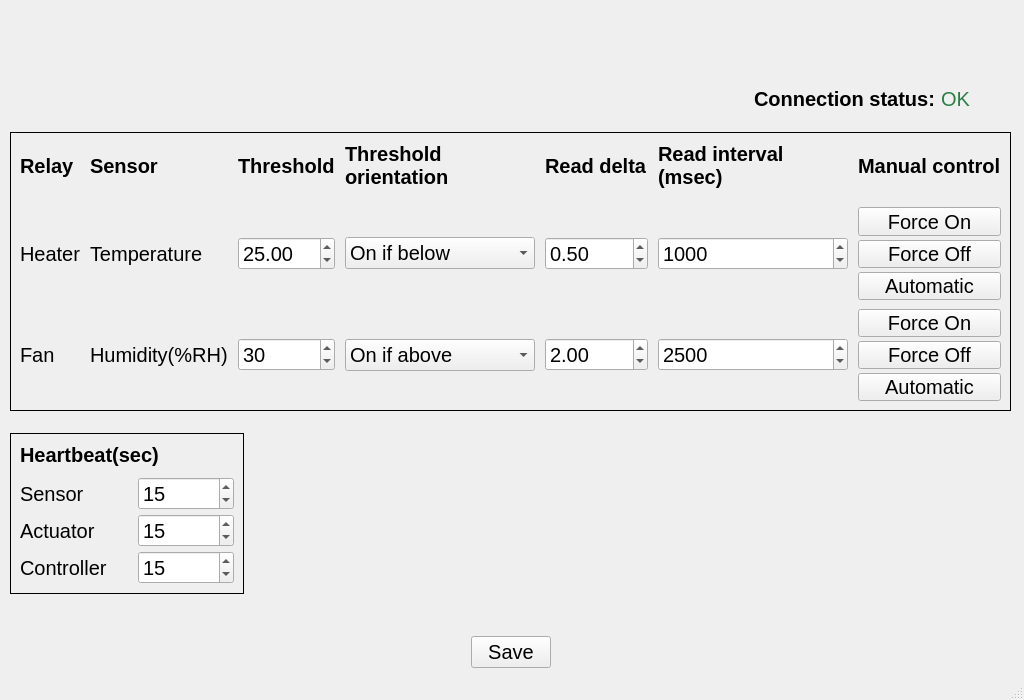
<?xml version="1.0" encoding="UTF-8"?>
<ui version="4.0">
 <class>AdminMainWindow</class>
 <widget class="QMainWindow" name="AdminMainWindow">
  <property name="geometry">
   <rect>
    <x>0</x>
    <y>0</y>
    <width>1024</width>
    <height>700</height>
   </rect>
  </property>
  <property name="font">
   <font>
    <pointsize>15</pointsize>
   </font>
  </property>
  <property name="windowTitle">
   <string>Flow Climate Control Admin</string>
  </property>
  <property name="windowIcon">
   <iconset resource="../common/ui/resource.qrc">
    <normaloff>:/images/icon.png</normaloff>:/images/icon.png</iconset>
  </property>
  <widget class="QWidget" name="centralwidget">
   <widget class="QLabel" name="screen_label">
    <property name="geometry">
     <rect>
      <x>0</x>
      <y>-2</y>
      <width>1024</width>
      <height>80</height>
     </rect>
    </property>
    <property name="minimumSize">
     <size>
      <width>0</width>
      <height>80</height>
     </size>
    </property>
    <property name="text">
     <string/>
    </property>
    <property name="pixmap">
     <pixmap resource="../common/ui/resource.qrc">:/images/banner.png</pixmap>
    </property>
   </widget>
   <widget class="QWidget" name="layoutWidget">
    <property name="geometry">
     <rect>
      <x>10</x>
      <y>87</y>
      <width>1001</width>
      <height>581</height>
     </rect>
    </property>
    <layout class="QVBoxLayout" name="verticalLayout_4">
     <item>
      <layout class="QHBoxLayout" name="horizontalLayout_3">
       <item>
        <spacer name="horizontalSpacer_4">
         <property name="orientation">
          <enum>Qt::Horizontal</enum>
         </property>
         <property name="sizeHint" stdset="0">
          <size>
           <width>40</width>
           <height>20</height>
          </size>
         </property>
        </spacer>
       </item>
       <item>
        <widget class="QLabel" name="connection_status_label">
         <property name="enabled">
          <bool>true</bool>
         </property>
         <property name="sizePolicy">
          <sizepolicy hsizetype="Fixed" vsizetype="Preferred">
           <horstretch>0</horstretch>
           <verstretch>0</verstretch>
          </sizepolicy>
         </property>
         <property name="minimumSize">
          <size>
           <width>0</width>
           <height>22</height>
          </size>
         </property>
         <property name="font">
          <font>
           <weight>75</weight>
           <bold>true</bold>
          </font>
         </property>
         <property name="text">
          <string>Connection status:</string>
         </property>
         <property name="alignment">
          <set>Qt::AlignLeading|Qt::AlignLeft|Qt::AlignVCenter</set>
         </property>
        </widget>
       </item>
       <item>
        <widget class="QLabel" name="connection_status">
         <property name="enabled">
          <bool>true</bool>
         </property>
         <property name="maximumSize">
          <size>
           <width>16777215</width>
           <height>16777215</height>
          </size>
         </property>
         <property name="font">
          <font>
           <pointsize>15</pointsize>
          </font>
         </property>
         <property name="styleSheet">
          <string notr="true">color: rgb(42, 126, 70);</string>
         </property>
         <property name="text">
          <string>OK</string>
         </property>
         <property name="scaledContents">
          <bool>true</bool>
         </property>
        </widget>
       </item>
       <item>
        <spacer name="horizontalSpacer_5">
         <property name="orientation">
          <enum>Qt::Horizontal</enum>
         </property>
         <property name="sizeType">
          <enum>QSizePolicy::Fixed</enum>
         </property>
         <property name="sizeHint" stdset="0">
          <size>
           <width>40</width>
           <height>20</height>
          </size>
         </property>
        </spacer>
       </item>
      </layout>
     </item>
     <item>
      <spacer name="verticalSpacer_3">
       <property name="orientation">
        <enum>Qt::Vertical</enum>
       </property>
       <property name="sizeHint" stdset="0">
        <size>
         <width>20</width>
         <height>16</height>
        </size>
       </property>
      </spacer>
     </item>
     <item>
      <widget class="QFrame" name="frame">
       <property name="frameShape">
        <enum>QFrame::Box</enum>
       </property>
       <layout class="QGridLayout" name="gridLayout" columnstretch="0,0,0,0,0,0,0">
        <property name="leftMargin">
         <number>9</number>
        </property>
        <property name="horizontalSpacing">
         <number>10</number>
        </property>
        <property name="verticalSpacing">
         <number>9</number>
        </property>
        <item row="3" column="5">
         <widget class="QSpinBox" name="humidity_read_interval">
          <property name="enabled">
           <bool>true</bool>
          </property>
          <property name="sizePolicy">
           <sizepolicy hsizetype="Preferred" vsizetype="Fixed">
            <horstretch>0</horstretch>
            <verstretch>0</verstretch>
           </sizepolicy>
          </property>
          <property name="minimumSize">
           <size>
            <width>0</width>
            <height>22</height>
           </size>
          </property>
          <property name="minimum">
           <number>100</number>
          </property>
          <property name="maximum">
           <number>100000</number>
          </property>
          <property name="singleStep">
           <number>100</number>
          </property>
          <property name="value">
           <number>2500</number>
          </property>
         </widget>
        </item>
        <item row="0" column="1">
         <widget class="QLabel" name="sensor_label">
          <property name="enabled">
           <bool>true</bool>
          </property>
          <property name="sizePolicy">
           <sizepolicy hsizetype="Fixed" vsizetype="Preferred">
            <horstretch>0</horstretch>
            <verstretch>0</verstretch>
           </sizepolicy>
          </property>
          <property name="minimumSize">
           <size>
            <width>0</width>
            <height>22</height>
           </size>
          </property>
          <property name="font">
           <font>
            <weight>75</weight>
            <bold>true</bold>
           </font>
          </property>
          <property name="text">
           <string>Sensor</string>
          </property>
          <property name="alignment">
           <set>Qt::AlignLeading|Qt::AlignLeft|Qt::AlignVCenter</set>
          </property>
         </widget>
        </item>
        <item row="0" column="4">
         <widget class="QLabel" name="read_delta_label">
          <property name="enabled">
           <bool>true</bool>
          </property>
          <property name="sizePolicy">
           <sizepolicy hsizetype="Fixed" vsizetype="Preferred">
            <horstretch>0</horstretch>
            <verstretch>0</verstretch>
           </sizepolicy>
          </property>
          <property name="minimumSize">
           <size>
            <width>0</width>
            <height>22</height>
           </size>
          </property>
          <property name="font">
           <font>
            <weight>75</weight>
            <bold>true</bold>
           </font>
          </property>
          <property name="text">
           <string>Read delta</string>
          </property>
          <property name="alignment">
           <set>Qt::AlignLeading|Qt::AlignLeft|Qt::AlignVCenter</set>
          </property>
          <property name="wordWrap">
           <bool>false</bool>
          </property>
         </widget>
        </item>
        <item row="2" column="4">
         <widget class="QDoubleSpinBox" name="temperature_read_delta">
          <property name="enabled">
           <bool>true</bool>
          </property>
          <property name="sizePolicy">
           <sizepolicy hsizetype="Preferred" vsizetype="Fixed">
            <horstretch>0</horstretch>
            <verstretch>0</verstretch>
           </sizepolicy>
          </property>
          <property name="minimumSize">
           <size>
            <width>0</width>
            <height>22</height>
           </size>
          </property>
          <property name="singleStep">
           <double>0.500000000000000</double>
          </property>
          <property name="value">
           <double>0.500000000000000</double>
          </property>
         </widget>
        </item>
        <item row="0" column="2">
         <widget class="QLabel" name="threshold_label">
          <property name="enabled">
           <bool>true</bool>
          </property>
          <property name="sizePolicy">
           <sizepolicy hsizetype="Fixed" vsizetype="Preferred">
            <horstretch>0</horstretch>
            <verstretch>0</verstretch>
           </sizepolicy>
          </property>
          <property name="minimumSize">
           <size>
            <width>0</width>
            <height>22</height>
           </size>
          </property>
          <property name="font">
           <font>
            <weight>75</weight>
            <bold>true</bold>
           </font>
          </property>
          <property name="text">
           <string>Threshold</string>
          </property>
          <property name="alignment">
           <set>Qt::AlignLeading|Qt::AlignLeft|Qt::AlignVCenter</set>
          </property>
          <property name="wordWrap">
           <bool>false</bool>
          </property>
         </widget>
        </item>
        <item row="2" column="1">
         <widget class="QLabel" name="temperature_label">
          <property name="enabled">
           <bool>true</bool>
          </property>
          <property name="maximumSize">
           <size>
            <width>16777215</width>
            <height>16777215</height>
           </size>
          </property>
          <property name="mouseTracking">
           <bool>true</bool>
          </property>
          <property name="text">
           <string>Temperature</string>
          </property>
          <property name="wordWrap">
           <bool>true</bool>
          </property>
         </widget>
        </item>
        <item row="2" column="6">
         <layout class="QVBoxLayout" name="verticalLayout">
          <property name="spacing">
           <number>4</number>
          </property>
          <item>
           <widget class="QPushButton" name="heater_on_btn">
            <property name="text">
             <string>Force On</string>
            </property>
            <property name="iconSize">
             <size>
              <width>16</width>
              <height>16</height>
             </size>
            </property>
           </widget>
          </item>
          <item>
           <widget class="QPushButton" name="heater_off_btn">
            <property name="text">
             <string>Force Off</string>
            </property>
           </widget>
          </item>
          <item>
           <widget class="QPushButton" name="heater_automatic_btn">
            <property name="text">
             <string>Automatic</string>
            </property>
           </widget>
          </item>
         </layout>
        </item>
        <item row="0" column="6">
         <widget class="QLabel" name="manual_control_label">
          <property name="enabled">
           <bool>true</bool>
          </property>
          <property name="sizePolicy">
           <sizepolicy hsizetype="Fixed" vsizetype="Preferred">
            <horstretch>0</horstretch>
            <verstretch>0</verstretch>
           </sizepolicy>
          </property>
          <property name="minimumSize">
           <size>
            <width>0</width>
            <height>22</height>
           </size>
          </property>
          <property name="font">
           <font>
            <weight>75</weight>
            <bold>true</bold>
           </font>
          </property>
          <property name="text">
           <string>Manual control</string>
          </property>
          <property name="alignment">
           <set>Qt::AlignLeading|Qt::AlignLeft|Qt::AlignVCenter</set>
          </property>
         </widget>
        </item>
        <item row="2" column="2">
         <widget class="QDoubleSpinBox" name="temperature_threshold">
          <property name="enabled">
           <bool>true</bool>
          </property>
          <property name="sizePolicy">
           <sizepolicy hsizetype="Preferred" vsizetype="Fixed">
            <horstretch>0</horstretch>
            <verstretch>0</verstretch>
           </sizepolicy>
          </property>
          <property name="minimumSize">
           <size>
            <width>0</width>
            <height>22</height>
           </size>
          </property>
          <property name="value">
           <double>25.000000000000000</double>
          </property>
         </widget>
        </item>
        <item row="3" column="4">
         <widget class="QDoubleSpinBox" name="humidity_read_delta">
          <property name="enabled">
           <bool>true</bool>
          </property>
          <property name="sizePolicy">
           <sizepolicy hsizetype="Preferred" vsizetype="Fixed">
            <horstretch>0</horstretch>
            <verstretch>0</verstretch>
           </sizepolicy>
          </property>
          <property name="minimumSize">
           <size>
            <width>0</width>
            <height>22</height>
           </size>
          </property>
          <property name="singleStep">
           <double>0.500000000000000</double>
          </property>
          <property name="value">
           <double>2.000000000000000</double>
          </property>
         </widget>
        </item>
        <item row="3" column="1">
         <widget class="QLabel" name="humidity_label">
          <property name="enabled">
           <bool>true</bool>
          </property>
          <property name="maximumSize">
           <size>
            <width>16777215</width>
            <height>16777215</height>
           </size>
          </property>
          <property name="text">
           <string>Humidity(%RH)</string>
          </property>
         </widget>
        </item>
        <item row="3" column="6">
         <layout class="QVBoxLayout" name="verticalLayout_3">
          <property name="spacing">
           <number>4</number>
          </property>
          <item>
           <widget class="QPushButton" name="fan_on_btn">
            <property name="text">
             <string>Force On</string>
            </property>
           </widget>
          </item>
          <item>
           <widget class="QPushButton" name="fan_off_btn">
            <property name="text">
             <string>Force Off</string>
            </property>
           </widget>
          </item>
          <item>
           <widget class="QPushButton" name="fan_automatic_btn">
            <property name="text">
             <string>Automatic</string>
            </property>
           </widget>
          </item>
         </layout>
        </item>
        <item row="3" column="2">
         <widget class="QSpinBox" name="humidity_threshold">
          <property name="enabled">
           <bool>true</bool>
          </property>
          <property name="sizePolicy">
           <sizepolicy hsizetype="Preferred" vsizetype="Fixed">
            <horstretch>0</horstretch>
            <verstretch>0</verstretch>
           </sizepolicy>
          </property>
          <property name="minimumSize">
           <size>
            <width>0</width>
            <height>22</height>
           </size>
          </property>
          <property name="value">
           <number>30</number>
          </property>
         </widget>
        </item>
        <item row="2" column="5">
         <widget class="QSpinBox" name="temperature_read_interval">
          <property name="enabled">
           <bool>true</bool>
          </property>
          <property name="sizePolicy">
           <sizepolicy hsizetype="Preferred" vsizetype="Fixed">
            <horstretch>0</horstretch>
            <verstretch>0</verstretch>
           </sizepolicy>
          </property>
          <property name="minimumSize">
           <size>
            <width>0</width>
            <height>22</height>
           </size>
          </property>
          <property name="minimum">
           <number>100</number>
          </property>
          <property name="maximum">
           <number>100000</number>
          </property>
          <property name="singleStep">
           <number>100</number>
          </property>
          <property name="value">
           <number>1000</number>
          </property>
         </widget>
        </item>
        <item row="2" column="3">
         <widget class="QComboBox" name="temperature_orientation">
          <property name="mouseTracking">
           <bool>true</bool>
          </property>
          <property name="focusPolicy">
           <enum>Qt::WheelFocus</enum>
          </property>
          <property name="editable">
           <bool>false</bool>
          </property>
          <property name="currentIndex">
           <number>1</number>
          </property>
          <property name="maxVisibleItems">
           <number>10</number>
          </property>
          <property name="insertPolicy">
           <enum>QComboBox::NoInsert</enum>
          </property>
          <property name="sizeAdjustPolicy">
           <enum>QComboBox::AdjustToMinimumContentsLength</enum>
          </property>
          <property name="minimumContentsLength">
           <number>10</number>
          </property>
          <item>
           <property name="text">
            <string>On if above</string>
           </property>
          </item>
          <item>
           <property name="text">
            <string>On if below</string>
           </property>
          </item>
         </widget>
        </item>
        <item row="3" column="3">
         <widget class="QComboBox" name="humidity_orientation">
          <property name="mouseTracking">
           <bool>true</bool>
          </property>
          <property name="editable">
           <bool>false</bool>
          </property>
          <property name="currentIndex">
           <number>0</number>
          </property>
          <property name="maxVisibleItems">
           <number>10</number>
          </property>
          <property name="insertPolicy">
           <enum>QComboBox::NoInsert</enum>
          </property>
          <property name="sizeAdjustPolicy">
           <enum>QComboBox::AdjustToMinimumContentsLength</enum>
          </property>
          <property name="minimumContentsLength">
           <number>10</number>
          </property>
          <item>
           <property name="text">
            <string>On if above</string>
           </property>
          </item>
          <item>
           <property name="text">
            <string>On if below</string>
           </property>
          </item>
         </widget>
        </item>
        <item row="0" column="3">
         <widget class="QLabel" name="threshold_orientation_label">
          <property name="enabled">
           <bool>true</bool>
          </property>
          <property name="sizePolicy">
           <sizepolicy hsizetype="Fixed" vsizetype="Preferred">
            <horstretch>0</horstretch>
            <verstretch>0</verstretch>
           </sizepolicy>
          </property>
          <property name="minimumSize">
           <size>
            <width>0</width>
            <height>22</height>
           </size>
          </property>
          <property name="font">
           <font>
            <weight>75</weight>
            <bold>true</bold>
           </font>
          </property>
          <property name="text">
           <string>Threshold orientation</string>
          </property>
          <property name="alignment">
           <set>Qt::AlignLeading|Qt::AlignLeft|Qt::AlignVCenter</set>
          </property>
          <property name="wordWrap">
           <bool>true</bool>
          </property>
         </widget>
        </item>
        <item row="0" column="0">
         <widget class="QLabel" name="relay_label">
          <property name="enabled">
           <bool>true</bool>
          </property>
          <property name="sizePolicy">
           <sizepolicy hsizetype="Fixed" vsizetype="Preferred">
            <horstretch>0</horstretch>
            <verstretch>0</verstretch>
           </sizepolicy>
          </property>
          <property name="minimumSize">
           <size>
            <width>0</width>
            <height>0</height>
           </size>
          </property>
          <property name="font">
           <font>
            <weight>75</weight>
            <bold>true</bold>
           </font>
          </property>
          <property name="text">
           <string>Relay</string>
          </property>
          <property name="scaledContents">
           <bool>false</bool>
          </property>
          <property name="alignment">
           <set>Qt::AlignLeading|Qt::AlignLeft|Qt::AlignVCenter</set>
          </property>
          <property name="wordWrap">
           <bool>false</bool>
          </property>
         </widget>
        </item>
        <item row="2" column="0">
         <widget class="QLabel" name="heater_label">
          <property name="enabled">
           <bool>true</bool>
          </property>
          <property name="sizePolicy">
           <sizepolicy hsizetype="Preferred" vsizetype="Preferred">
            <horstretch>0</horstretch>
            <verstretch>0</verstretch>
           </sizepolicy>
          </property>
          <property name="maximumSize">
           <size>
            <width>16777215</width>
            <height>16777215</height>
           </size>
          </property>
          <property name="text">
           <string>Heater</string>
          </property>
          <property name="scaledContents">
           <bool>true</bool>
          </property>
         </widget>
        </item>
        <item row="3" column="0">
         <widget class="QLabel" name="fan_label">
          <property name="enabled">
           <bool>true</bool>
          </property>
          <property name="sizePolicy">
           <sizepolicy hsizetype="Preferred" vsizetype="Preferred">
            <horstretch>0</horstretch>
            <verstretch>0</verstretch>
           </sizepolicy>
          </property>
          <property name="maximumSize">
           <size>
            <width>16777215</width>
            <height>16777215</height>
           </size>
          </property>
          <property name="text">
           <string>Fan</string>
          </property>
          <property name="scaledContents">
           <bool>true</bool>
          </property>
         </widget>
        </item>
        <item row="0" column="5" rowspan="2">
         <widget class="QLabel" name="read_interval_label">
          <property name="enabled">
           <bool>true</bool>
          </property>
          <property name="sizePolicy">
           <sizepolicy hsizetype="Fixed" vsizetype="Preferred">
            <horstretch>0</horstretch>
            <verstretch>0</verstretch>
           </sizepolicy>
          </property>
          <property name="minimumSize">
           <size>
            <width>0</width>
            <height>22</height>
           </size>
          </property>
          <property name="font">
           <font>
            <weight>75</weight>
            <bold>true</bold>
           </font>
          </property>
          <property name="autoFillBackground">
           <bool>false</bool>
          </property>
          <property name="text">
           <string>Read interval (msec)</string>
          </property>
          <property name="alignment">
           <set>Qt::AlignLeading|Qt::AlignLeft|Qt::AlignTop</set>
          </property>
          <property name="wordWrap">
           <bool>true</bool>
          </property>
         </widget>
        </item>
       </layout>
      </widget>
     </item>
     <item>
      <spacer name="verticalSpacer">
       <property name="orientation">
        <enum>Qt::Vertical</enum>
       </property>
       <property name="sizeHint" stdset="0">
        <size>
         <width>20</width>
         <height>16</height>
        </size>
       </property>
      </spacer>
     </item>
     <item>
      <layout class="QHBoxLayout" name="horizontalLayout_2">
       <item>
        <widget class="QFrame" name="frame">
         <property name="frameShape">
          <enum>QFrame::Box</enum>
         </property>
         <layout class="QVBoxLayout" name="verticalLayout_2">
          <property name="spacing">
           <number>11</number>
          </property>
          <item>
           <widget class="QLabel" name="heartbeat_label">
            <property name="enabled">
             <bool>true</bool>
            </property>
            <property name="minimumSize">
             <size>
              <width>0</width>
              <height>22</height>
             </size>
            </property>
            <property name="font">
             <font>
              <weight>75</weight>
              <bold>true</bold>
             </font>
            </property>
            <property name="text">
             <string>Heartbeat(sec)</string>
            </property>
            <property name="alignment">
             <set>Qt::AlignLeading|Qt::AlignLeft|Qt::AlignVCenter</set>
            </property>
           </widget>
          </item>
          <item>
           <layout class="QGridLayout" name="gridLayout_2">
            <property name="horizontalSpacing">
             <number>31</number>
            </property>
            <property name="verticalSpacing">
             <number>4</number>
            </property>
            <item row="0" column="0">
             <widget class="QLabel" name="sensor_heartbeat_label">
              <property name="enabled">
               <bool>true</bool>
              </property>
              <property name="minimumSize">
               <size>
                <width>0</width>
                <height>22</height>
               </size>
              </property>
              <property name="font">
               <font>
                <weight>50</weight>
                <bold>false</bold>
               </font>
              </property>
              <property name="text">
               <string>Sensor</string>
              </property>
              <property name="alignment">
               <set>Qt::AlignLeading|Qt::AlignLeft|Qt::AlignVCenter</set>
              </property>
             </widget>
            </item>
            <item row="0" column="1">
             <widget class="QSpinBox" name="sensor_heartbeat">
              <property name="enabled">
               <bool>true</bool>
              </property>
              <property name="sizePolicy">
               <sizepolicy hsizetype="Preferred" vsizetype="Fixed">
                <horstretch>0</horstretch>
                <verstretch>0</verstretch>
               </sizepolicy>
              </property>
              <property name="minimumSize">
               <size>
                <width>0</width>
                <height>22</height>
               </size>
              </property>
              <property name="minimum">
               <number>1</number>
              </property>
              <property name="maximum">
               <number>100000</number>
              </property>
              <property name="singleStep">
               <number>1</number>
              </property>
              <property name="value">
               <number>15</number>
              </property>
             </widget>
            </item>
            <item row="1" column="0">
             <widget class="QLabel" name="actuator_heartbeat_label">
              <property name="enabled">
               <bool>true</bool>
              </property>
              <property name="minimumSize">
               <size>
                <width>0</width>
                <height>22</height>
               </size>
              </property>
              <property name="font">
               <font>
                <weight>50</weight>
                <bold>false</bold>
               </font>
              </property>
              <property name="text">
               <string>Actuator</string>
              </property>
              <property name="alignment">
               <set>Qt::AlignLeading|Qt::AlignLeft|Qt::AlignVCenter</set>
              </property>
             </widget>
            </item>
            <item row="1" column="1">
             <widget class="QSpinBox" name="actuator_heartbeat">
              <property name="enabled">
               <bool>true</bool>
              </property>
              <property name="sizePolicy">
               <sizepolicy hsizetype="Preferred" vsizetype="Fixed">
                <horstretch>0</horstretch>
                <verstretch>0</verstretch>
               </sizepolicy>
              </property>
              <property name="minimumSize">
               <size>
                <width>0</width>
                <height>22</height>
               </size>
              </property>
              <property name="maximum">
               <number>100000</number>
              </property>
              <property name="singleStep">
               <number>1</number>
              </property>
              <property name="value">
               <number>15</number>
              </property>
             </widget>
            </item>
            <item row="2" column="0">
             <widget class="QLabel" name="controller_heartbeat_label">
              <property name="enabled">
               <bool>true</bool>
              </property>
              <property name="minimumSize">
               <size>
                <width>0</width>
                <height>22</height>
               </size>
              </property>
              <property name="font">
               <font>
                <weight>50</weight>
                <bold>false</bold>
               </font>
              </property>
              <property name="text">
               <string>Controller</string>
              </property>
              <property name="alignment">
               <set>Qt::AlignLeading|Qt::AlignLeft|Qt::AlignVCenter</set>
              </property>
             </widget>
            </item>
            <item row="2" column="1">
             <widget class="QSpinBox" name="controller_heartbeat">
              <property name="enabled">
               <bool>true</bool>
              </property>
              <property name="sizePolicy">
               <sizepolicy hsizetype="Preferred" vsizetype="Fixed">
                <horstretch>0</horstretch>
                <verstretch>0</verstretch>
               </sizepolicy>
              </property>
              <property name="minimumSize">
               <size>
                <width>0</width>
                <height>22</height>
               </size>
              </property>
              <property name="maximum">
               <number>100000</number>
              </property>
              <property name="singleStep">
               <number>1</number>
              </property>
              <property name="value">
               <number>15</number>
              </property>
             </widget>
            </item>
           </layout>
          </item>
         </layout>
        </widget>
       </item>
       <item>
        <spacer name="horizontalSpacer_3">
         <property name="orientation">
          <enum>Qt::Horizontal</enum>
         </property>
         <property name="sizeHint" stdset="0">
          <size>
           <width>40</width>
           <height>20</height>
          </size>
         </property>
        </spacer>
       </item>
      </layout>
     </item>
     <item>
      <spacer name="verticalSpacer_2">
       <property name="orientation">
        <enum>Qt::Vertical</enum>
       </property>
       <property name="sizeHint" stdset="0">
        <size>
         <width>20</width>
         <height>36</height>
        </size>
       </property>
      </spacer>
     </item>
     <item>
      <layout class="QHBoxLayout" name="horizontalLayout">
       <item>
        <spacer name="horizontalSpacer">
         <property name="orientation">
          <enum>Qt::Horizontal</enum>
         </property>
         <property name="sizeHint" stdset="0">
          <size>
           <width>40</width>
           <height>20</height>
          </size>
         </property>
        </spacer>
       </item>
       <item>
        <widget class="QPushButton" name="save_settings_btn">
         <property name="enabled">
          <bool>true</bool>
         </property>
         <property name="maximumSize">
          <size>
           <width>100</width>
           <height>16777215</height>
          </size>
         </property>
         <property name="text">
          <string>Save</string>
         </property>
        </widget>
       </item>
       <item>
        <spacer name="horizontalSpacer_2">
         <property name="orientation">
          <enum>Qt::Horizontal</enum>
         </property>
         <property name="sizeHint" stdset="0">
          <size>
           <width>40</width>
           <height>20</height>
          </size>
         </property>
        </spacer>
       </item>
      </layout>
     </item>
    </layout>
   </widget>
  </widget>
  <widget class="QStatusBar" name="statusbar"/>
 </widget>
 <resources>
  <include location="../common/ui/resource.qrc"/>
 </resources>
 <connections/>
</ui>
